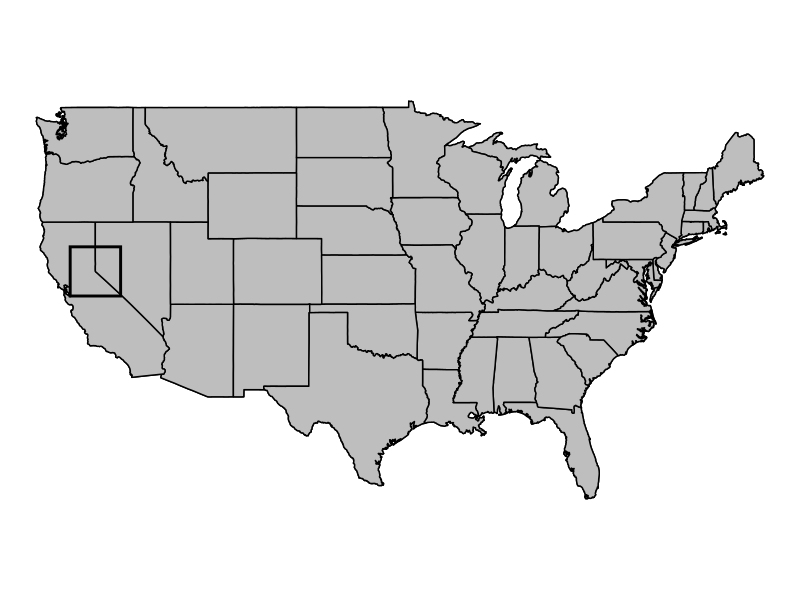

Reproduce this figure in R. (Note: this script raises an error after producing the figure.)
###############################################################################
# Code to create maps of USA and Lake Tahoe
###############################################################################

library(ggplot2)
library(dplyr)
library(tidyverse)
library(maps)
library(rnaturalearth)

# grab state data
all_states <- map_data("state")
usa <- map_data("usa")
# make map of usa with states outlined and rectangle around AOI
ggplot() + 
  geom_polygon(data = usa, aes(x=long, y=lat, group=group), 
               color = 'black', fill = NA) +
  geom_polygon( data=all_states, aes(x=long, y=lat, group = group), 
                color='black', fill="gray" ) +
  theme_void() +
  coord_fixed(1.3) +
  geom_rect(aes(xmin = -122, xmax = -118, ymin = 37.5, ymax = 40.5), 
            color = "black", fill = NA, linewidth = 1)

# map zoomed in AOI with Lake Tahoe
# download Lake Tahoe
lakes <- rnaturalearth::ne_download(scale = 50, 
                                    type = 'lakes', 
                                    category = 'physical') %>% 
  sf::st_as_sf(lakes110, crs = 4269)
laketahoe <- lakes[lakes$label == 'Lake Tahoe',]
laketahoe <- laketahoe[3,]

ggplot() + 
  geom_polygon(data=all_states, aes(x=long, y=lat, group = group), color='black', fill="gray") +
  #geom_polygon(data = usa, aes(x=long, y=lat, group=group), color = 'black', fill = NA) +
  geom_sf(data = laketahoe, fill = 'lightblue') +
  #geom_point(data = gauges, aes(x = dec_long_v, y = dec_lat_va), color = 'blue') +
  theme_void() +
  coord_sf(xlim = c(-122, -118), ylim = c(37.5, 40.5))

ggplot() + 
  geom_sf(data = laketahoe, fill = 'lightblue') +
  theme_classic() +
  coord_sf(crs = 4269)
